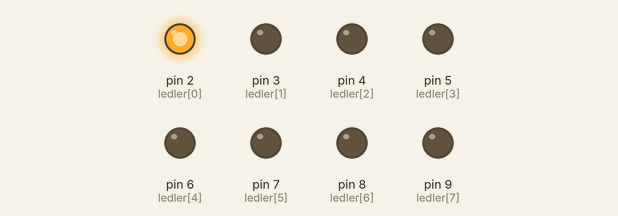
Recording of a sketch running on a simulated Arduino Uno, built with avr-gcc and run on an emulated ATmega328P. Shown: output pins drawn as LEDs (lit = HIGH).

Above: at 0.02 s.
At 0.27 s:
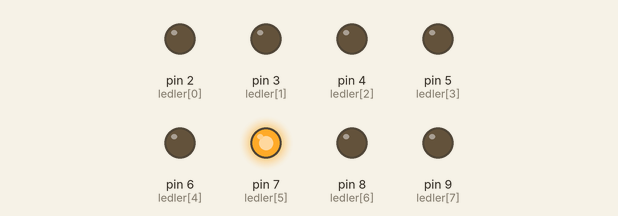
At 0.67 s:
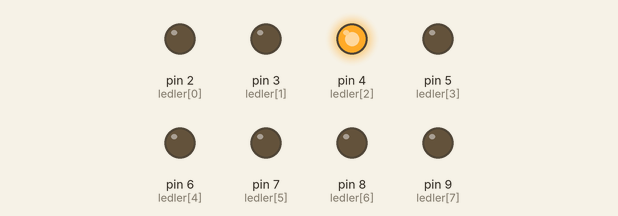
At 1.32 s:
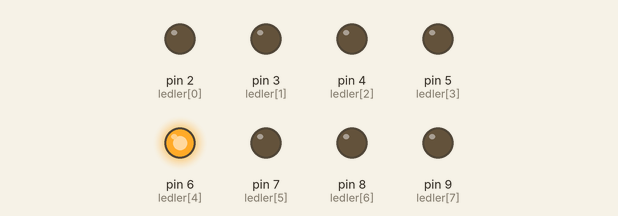
At 1.97 s:
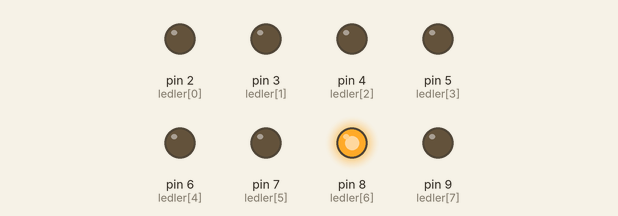
At 2.65 s:
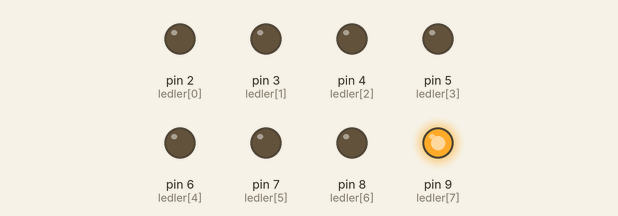
Timing chart, 0 to 3.0 s (numbered marks = the images above):
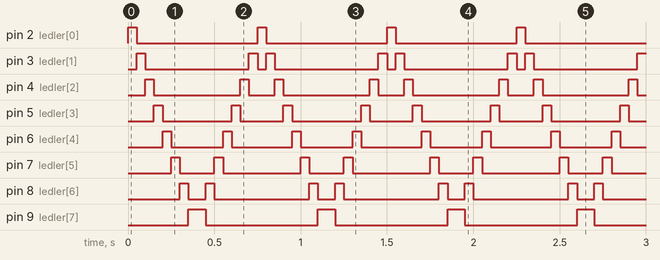

Measured:
- by itself, pin 2 (ledler[0]): alternates HIGH for 0.05 s and LOW for 0.70 s
- by itself, pin 3 (ledler[1]): repeats every 0.75 s: LOW 0.60 s, HIGH 0.05 s, LOW 0.05 s, HIGH 0.05 s
- by itself, pin 4 (ledler[2]): repeats every 0.75 s: LOW 0.50 s, HIGH 0.05 s, LOW 0.15 s, HIGH 0.05 s
- by itself, pin 5 (ledler[3]): repeats every 0.75 s: LOW 0.40 s, HIGH 0.05 s, LOW 0.25 s, HIGH 0.05 s
- by itself, pin 6 (ledler[4]): alternates HIGH for 0.05 s and LOW for 0.33 s
- by itself, pin 7 (ledler[5]): repeats every 0.75 s: LOW 0.20 s, HIGH 0.05 s, LOW 0.45 s, HIGH 0.05 s
- by itself, pin 8 (ledler[6]): repeats every 0.75 s: LOW 0.10 s, HIGH 0.05 s, LOW 0.55 s, HIGH 0.05 s
- by itself, pin 9 (ledler[7]): alternates HIGH for 0.10 s and LOW for 0.65 s

The sketch:

Kara_Simsek.ino
```cpp
int ledler[] = { 2,3,4,5,6,7,8,9 };

void setup() {
  for (int i = 0; i < 8; i++) {
    pinMode(ledler[i], OUTPUT);
  }
}
void loop() {
  for (int i = 0; i < 8; i++) {
    digitalWrite(ledler[i], HIGH);
    delay(50);
    digitalWrite(ledler[i], LOW);
  }
  for (int j = 7; j > 0; j--) {
    digitalWrite(ledler[j], HIGH);
    delay(50);
    digitalWrite(ledler[j], LOW);
  }
}
```
